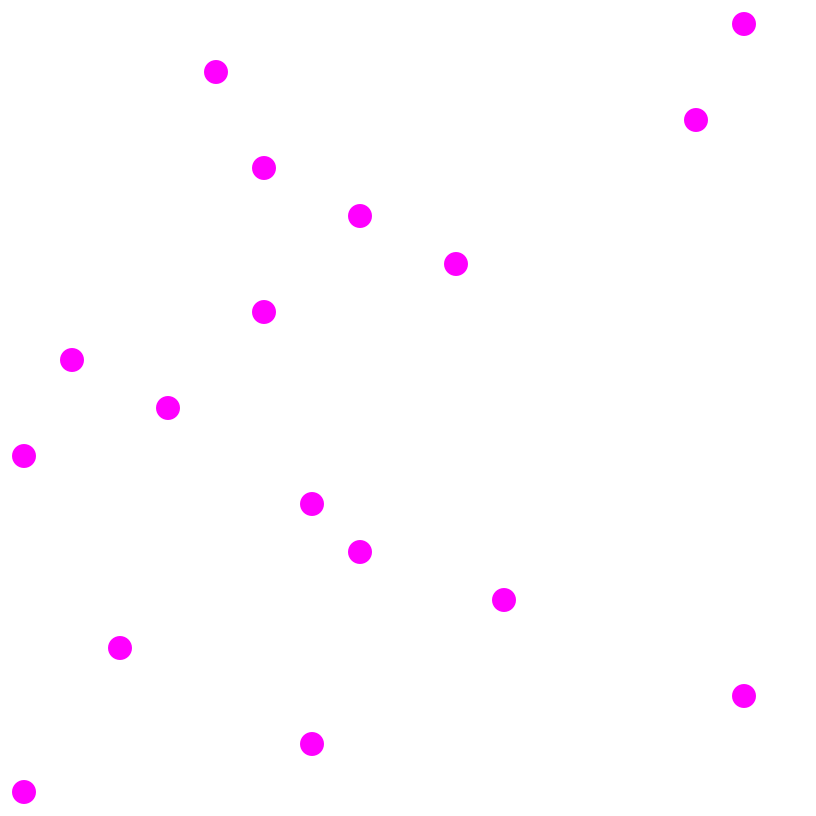
Frame 1 (no input)
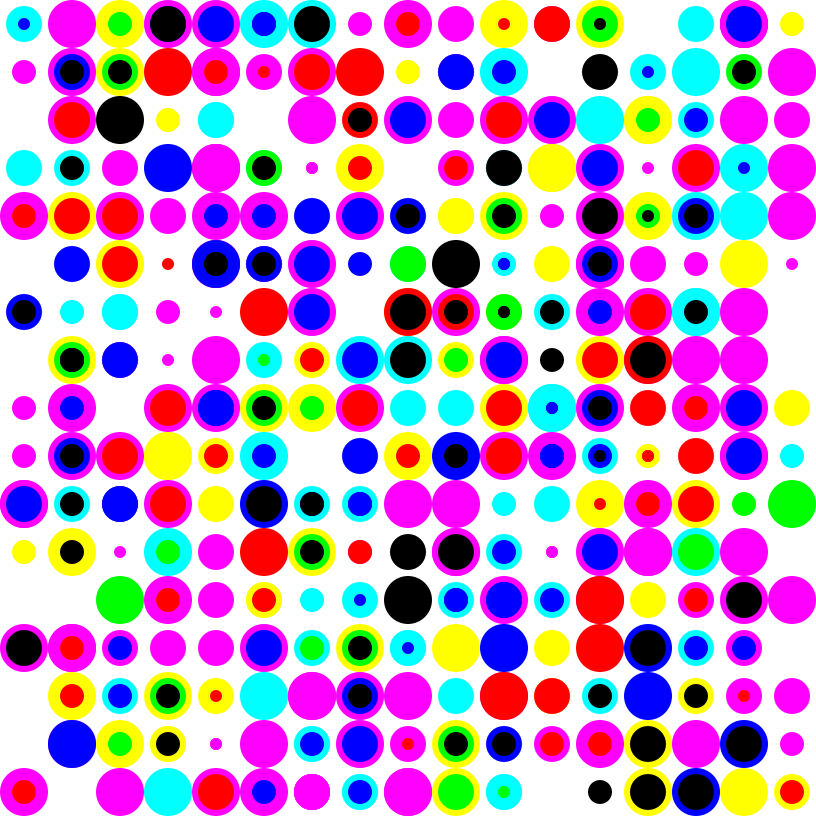
Frame 60 (the mouse pressed at the canvas centre just before this capture)
Frame 120 (the mouse held since frame 60 and released just before this capture): identical to frame 60, image omitted

The Processing sketch that drew these frames (run headless with seeded random() and noise(); from frame 60 on, the mouse is pressed at the canvas centre):

// Processing sketch: PerpetualPrinting_Circles
// ── PerpetualPrinting_Circles.pde
// import processing.pdf.*;

// NUMBER OF COLUMNS
int col = 17;

// COLOR LUMINOSITY 0-1
float lum = 0;

int randomPicker, randomColor, randomWidth, randomSize, step;
float randomStart, ellipseSize, start;

void setup() {
  colorMode(RGB, 1);
  blendMode(MULTIPLY);

  size(816, 816); // , PDF, "Circles.pdf");

  background(1);
  noStroke();

  // frameRate(1);
  // noLoop();
}

void draw() {
  if (frameCount < 50) {
    step = width / col;

    // ELLIPSE COLOR
    color c = color(lum, 1, 1);
    color m = color(1, lum, 1);
    color j = color(1, 1, lum);

    randomPicker = round(random(2));

    if (randomPicker == 2) {
      randomColor = c;
    } else if (randomPicker == 1) {
      randomColor = m;
    } else {
      randomColor = j;
    }

    fill(randomColor);

    // ELLIPSE SIZE
    randomSize = round(random(3));

    if (randomSize == 3) {
      ellipseSize = width / col;
    } else if (randomSize == 2) {
      ellipseSize = width / col * .75;
    } else if (randomSize == 1) {
      ellipseSize = width / col * .5;
    } else {
      ellipseSize = width / col * .25;
    }

    translate(step * .5, step * .5);

    for (int y = 0; y < height; y += step) {
      // RANDOM COLUMN
      randomStart = round(random(col - 1));
      start = randomStart * step;

      ellipse(start, y, ellipseSize, ellipseSize);
    }

    //// Get the renderer
    //PGraphicsPDF pdf = (PGraphicsPDF) g;

    //// When finished drawing, quit and save the file
    //if (frameCount == 20) {
    //  exit();
    //} else {
    //  pdf.nextPage();  // Tell it to go to the next page
    //}
  }
}
